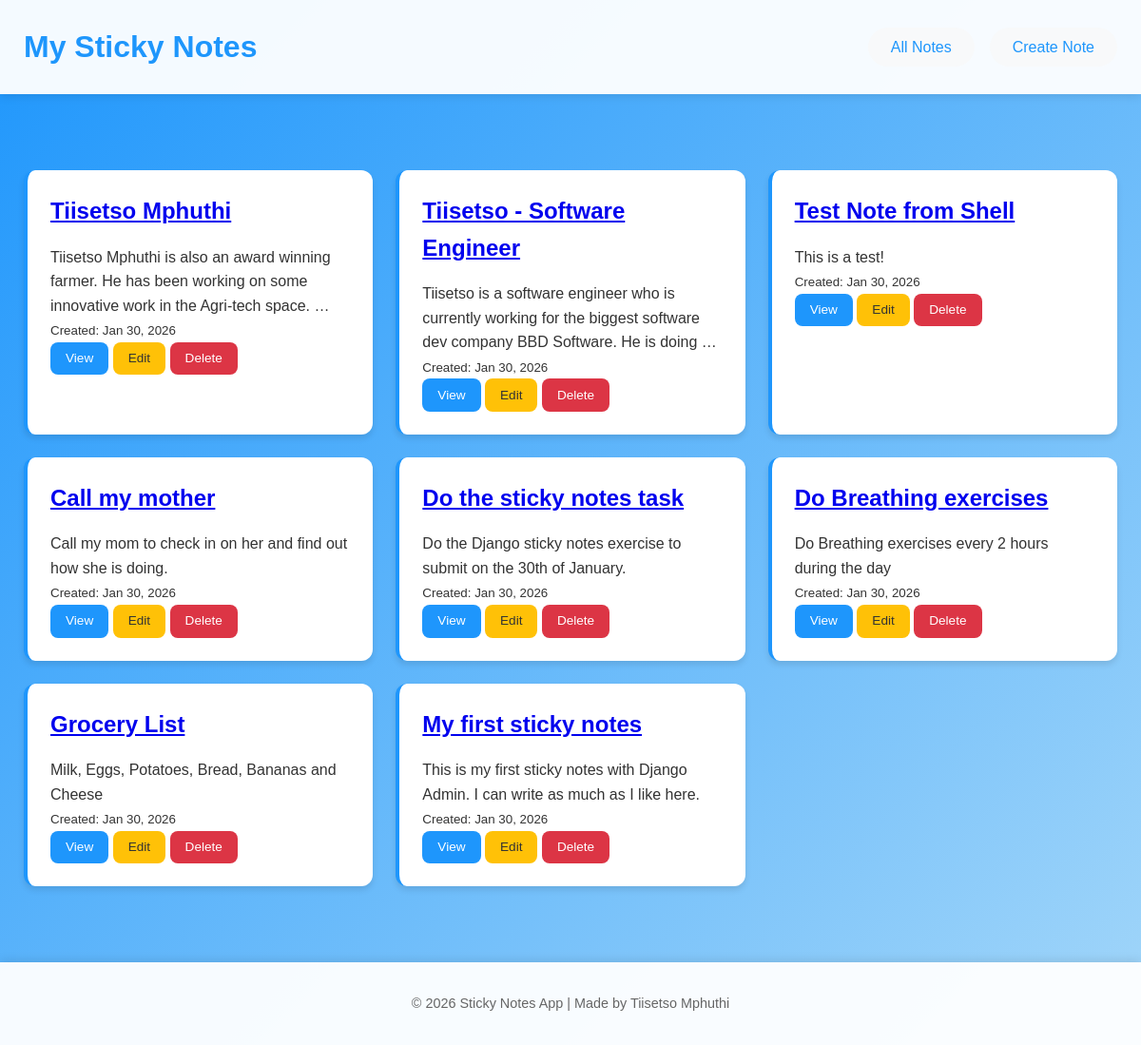
The page / on the database its author committed.
### notes/models.py (models this page shows, shortened)
class Note(models.Model):
    title = models.CharField(max_length=200, blank=False, null=False)
    content = models.TextField(blank=True, null=False)
    created_at = models.DateTimeField(auto_now_add=True)
    updated_at = models.DateTimeField(auto_now=True)
    class Meta:
        ordering = ['-created_at']

### notes/views.py (the view)
# urls.py: path('', views.note_list, name='note_list'),
def note_list(request):
    notes = Note.objects.all()
    context = {
        'notes': notes,
        'page_title': 'My Sticky Notes',
    }
    return render(request, 'notes/note_list.html', context)

### notes/templates/notes/note_list.html (shortened to what this page needs)
{% extends 'base.html' %}
{% block header %}{{ page_title }}{% endblock %}
{% block content %}
<div class="notes-container">
    {% if notes %}
        <div class="notes-grid">
            {% for note in notes %}
                <div class="note-card">
                    <div class="note-header">
                        <h2 class="note-title">
                            <a href="{% url 'note_detail' pk=note.pk %}">
                                {{ note.title }}
                            </a>
                        </h2>
                    </div>
                    <div class="note-content">
                        <p>{{ note.content|truncatewords:20 }}</p>
                    </div>
                    <div class="note-footer">
                        <small class="note-date">
                            Created: {{ note.created_at|date:"M d, Y" }}
                        </small>
                        <div class="note-actions">
                            <a href="{% url 'note_detail' pk=note.pk %}" class="btn btn-view">View</a>
                            <a href="{% url 'note_update' pk=note.pk %}" class="btn btn-edit">Edit</a>
                            <a href="{% url 'note_delete' pk=note.pk %}" class="btn btn-delete" onclick="return confirm('Are you sure you want to delete this note?');">Delete</a>
                        </div>
                    </div>
                </div>
            {% endfor %}
        </div>
    {% endif %}
</div>
{% endblock %}

### notes/templates/base.html (shortened to what this page needs)
{% load static %}
<!DOCTYPE html>
<html lang="en">
<head>
    <link rel="stylesheet" href="{% static 'notes/styles.css' %}">
</head>
<body>
    <header>
        <div class="container">
            <h1>{% block header %}Sticky Notes {% endblock %}</h1>
            <nav>
                <a href="{% url 'note_list' %}" class="nav-link">All Notes</a>
                <a href="{% url 'note_create' %}" class="nav-link">Create Note</a>
            </nav>
        </div>
    </header>
     <main>
        <div class="container">
            {% block content %}{% endblock %}
        </div>
     </main>
      <footer>
        <div class="container">
            <p>&copy; 2026 Sticky Notes App | Made by Tiisetso Mphuthi</p>
        </div>
      </footer>
</body>
</html>

### notes/static/notes/styles.css (style rules this page uses)
* { margin: 0; padding: 0; box-sizing: border-box; }
body { font-family: Arial, Helvetica, sans-serif; background: linear-gradient(135deg, #1e96fc 0%, #a2d6f9 100%); min-height: 100vh; color: #333; line-height: 1.6; }
.container { max-width: 1200px; margin: 0 auto; padding: 0 25px; }
header { background: rgba(255, 255, 255, 0.95); box-shadow: 0 2px 10px rgba(0, 0, 0, 0.1); padding: 1.5rem 0; margin-bottom: 2rem; }
header .container { display: flex; justify-content: space-between; align-items: center; flex-wrap: wrap; }
header h1 { color: #1e96fc; font-size: 2rem; font-weight: 700; }
nav { display: flex; gap: 1rem; }
.nav-link { color:#1e96fc; text-decoration: none; padding: 0.5rem 1.5rem; border-radius: 25px; background: #f8f9fa; transition: all 0.3s ease; font-weight: 500; }
main { min-height: calc(100vh - 200px); padding: 2rem 0; }
.notes-container { width: 100%; }
.notes-grid { display: grid; grid-template-columns: repeat(auto-fill, minmax(300px, 1fr)); gap: 1.5rem; margin-top: 1rem; }
.note-card { background: #fff; border-radius: 12px; padding: 1.5rem; box-shadow: 0 4px 6px rgba(0, 0, 0, 0.1); transition: all 0.3s ease; border-left: 4px solid #1e96fc; display: flex; flex-direction: column; }
.note-header { margin-bottom: 1rem; }
.btn { display: inline-block; padding: 0.6rem 1.5rem; border-radius: 8px; text-decoration: none; font-weight: 500; transition: all 0.3s ease; cursor: pointer; border: none; font-size: 0.95rem; text-align: center; }
.btn-view { background: #1e96fc; color: white; font-size: 0.85rem; padding: 0.4rem 1rem; }
.btn-edit { background: #ffc107; color: #333; font-size: 0.85rem; padding: 0.4rem 1rem; }
.btn-delete { background: #dc3545; color: white; font-size: 0.85rem; padding: 0.4rem 1rem; }
footer { background: rgba(255, 255, 255, 0.95); padding: 2rem 0; margin-top: 3rem; text-align: center; box-shadow: 0 -2px 10px rgba(0, 0, 0, 0.1); }
footer p { color: #666; font-size: 0.9rem; }

### rows shown on the page
Note: title "Tiisetso Mphuthi", content "Tiisetso Mphuthi is also an award winning farmer. He has been working on some innovative work in the Agri-tech space. …", created_at "Jan 30, 2026"
Note: title "Tiisetso - Software Engineer", content "Tiisetso is a software engineer who is currently working for the biggest software dev company BBD Software. He is doing …", created_at "Jan 30, 2026"
Note: title "Test Note from Shell", content "This is a test!", created_at "Jan 30, 2026"
Note: title "Call my mother", content "Call my mom to check in on her and find out how she is doing.", created_at "Jan 30, 2026"
Note: title "Do the sticky notes task", content "Do the Django sticky notes exercise to submit on the 30th of January.", created_at "Jan 30, 2026"
Note: title "Do Breathing exercises", content "Do Breathing exercises every 2 hours during the day", created_at "Jan 30, 2026"
Note: title "Grocery List", content "Milk, Eggs, Potatoes, Bread, Bananas and Cheese", created_at "Jan 30, 2026"
Note: title "My first sticky notes", content "This is my first sticky notes with Django Admin. I can write as much as I like here.", created_at "Jan 30, 2026"

### other values the page prints
{{ page_title }} "My Sticky Notes"
